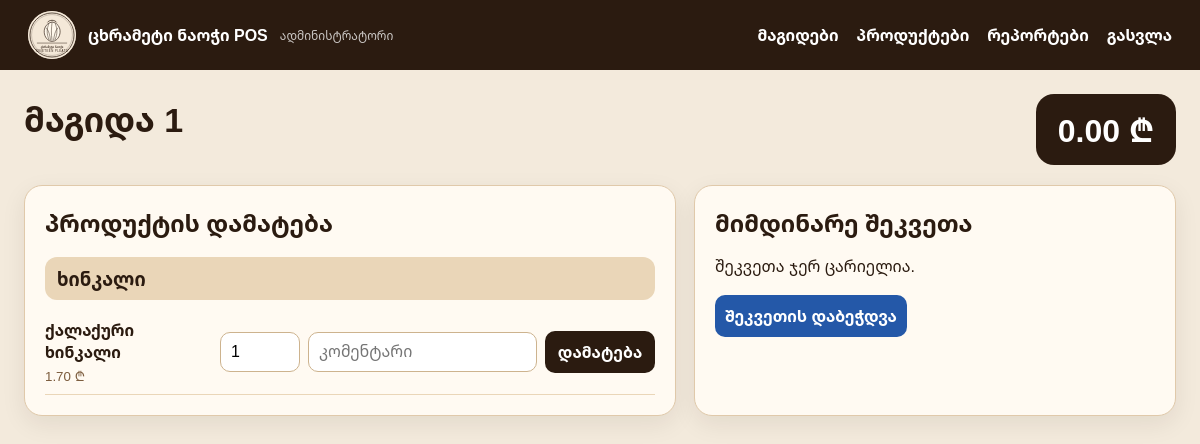
The page /?page=table&id=1 (signed in) on the database its author committed.
### tables this page shows
CREATE TABLE IF NOT EXISTS restaurant_tables (
  id INT AUTO_INCREMENT PRIMARY KEY,
  name VARCHAR(50) NOT NULL,
  status ENUM('free','occupied') NOT NULL DEFAULT 'free',
  created_at TIMESTAMP DEFAULT CURRENT_TIMESTAMP
);

CREATE TABLE IF NOT EXISTS products (
  id INT AUTO_INCREMENT PRIMARY KEY,
  category_id INT NULL,
  name VARCHAR(150) NOT NULL,
  price DECIMAL(10,2) NOT NULL DEFAULT 0.00,
  is_active TINYINT(1) NOT NULL DEFAULT 1,
  created_at TIMESTAMP DEFAULT CURRENT_TIMESTAMP,
  updated_at TIMESTAMP NULL DEFAULT NULL ON UPDATE CURRENT_TIMESTAMP,
  UNIQUE KEY uniq_product_name (name),
  CONSTRAINT fk_products_category FOREIGN KEY (category_id) REFERENCES categories(id) ON DELETE SET NULL
);

CREATE TABLE IF NOT EXISTS categories (
  id INT AUTO_INCREMENT PRIMARY KEY,
  name VARCHAR(100) NOT NULL,
  is_active TINYINT(1) NOT NULL DEFAULT 1,
  created_at TIMESTAMP DEFAULT CURRENT_TIMESTAMP,
  UNIQUE KEY uniq_category_name (name)
);

### public/index.php (called while the page is built)
<?php
require __DIR__ . '/pos.php';

### public/pos.php (the view, shortened to what this page needs)
<?php
function load_env(): array
{
    $path = __DIR__ . '/../.env';
    if (!file_exists($path)) $path = __DIR__ . '/../.env.example';
    $env = [];
    if (file_exists($path)) {
        foreach (file($path, FILE_IGNORE_NEW_LINES | FILE_SKIP_EMPTY_LINES) as $line) {
            $line = trim($line);
            if ($line === '' || str_starts_with($line, '#') || !str_contains($line, '=')) continue;
            [$key, $value] = explode('=', $line, 2);
            $env[trim($key)] = trim(trim($value), "\"'");
        }
    }
    return $env;
}
$env = load_env();
function envv(string $key, $default = null) { global $env; return $env[$key] ?? $default; }
function h($v): string { return htmlspecialchars((string)$v, ENT_QUOTES, 'UTF-8'); }
function money($v): string { return number_format((float)$v, 2) . ' ₾'; }
function db(): PDO
{
    static $pdo = null;
    if ($pdo) return $pdo;
    $dsn = 'mysql:host=' . envv('DB_HOST','127.0.0.1') . ';port=' . envv('DB_PORT','3306') . ';dbname=' . envv('DB_DATABASE','nineteen_pleats') . ';charset=utf8mb4';
    $pdo = new PDO($dsn, envv('DB_USERNAME','root'), envv('DB_PASSWORD',''), [PDO::ATTR_ERRMODE=>PDO::ERRMODE_EXCEPTION, PDO::ATTR_DEFAULT_FETCH_MODE=>PDO::FETCH_ASSOC]);
    return $pdo;
}
function user(): ?array { return $_SESSION['user'] ?? null; }
function is_logged_in(): bool { return user() !== null; }
function is_admin(): bool { return (user()['role'] ?? '') === 'admin'; }
function current_open_order(int $tableId): ?array
{
    $stmt = db()->prepare('SELECT * FROM orders WHERE table_id=? AND status="open" ORDER BY id DESC LIMIT 1');
    $stmt->execute([$tableId]);
    $row = $stmt->fetch();
    return $row ?: null;
}
function layout_header(string $title): void
{
    echo '<!doctype html><html lang="ka"><head><meta charset="utf-8"><meta name="viewport" content="width=device-width, initial-scale=1"><title>'.h($title).'</title><link rel="stylesheet" href="assets/app.css"></head><body>';
    if (is_logged_in()) {
        $role = is_admin() ? 'ადმინისტრატორი' : 'მოლარე';
        echo '<header class="top"><div class="brand"><img src="assets/logo.svg" alt="logo"><strong>ცხრამეტი ნაოჭი POS</strong><small>'.h($role).'</small></div><nav><a href="?page=tables">მაგიდები</a>';
        if (is_admin()) echo '<a href="?page=products">პროდუქტები</a><a href="?page=reports">რეპორტები</a>';
        echo '<a href="?page=logout">გასვლა</a></nav></header>';
    }
    echo '<main class="wrap">';
}
function layout_footer(): void { echo '</main></body></html>'; }
$page = $_GET['page'] ?? 'tables';
if ($page === 'table') {
    $tableId = (int)($_GET['id'] ?? 0); $stmt = db()->prepare('SELECT * FROM restaurant_tables WHERE id=?'); $stmt->execute([$tableId]); $table = $stmt->fetch(); if (!$table) redirect_to('tables');
    $order = current_open_order($tableId); $items = $order ? order_items((int)$order['id']) : []; $total = $order ? order_total((int)$order['id']) : 0;
    $products = db()->query('SELECT p.*, c.name category_name FROM products p LEFT JOIN categories c ON c.id=p.category_id WHERE p.is_active=1 ORDER BY c.name, p.name')->fetchAll();
    layout_header($table['name']);
    echo '<div class="table-head"><h1>'.h($table['name']).'</h1><div class="big-total">'.money($total).'</div></div><section class="pos-layout"><div class="card"><h2>პროდუქტის დამატება</h2>';
    $currentCat = '';
    foreach ($products as $product) { if ($currentCat !== $product['category_name']) { $currentCat = $product['category_name']; echo '<h3 class="cat">'.h($currentCat ?: 'სხვა').'</h3>'; } echo '<form class="product-row" method="post"><input type="hidden" name="action" value="add_item"><input type="hidden" name="table_id" value="'.$tableId.'"><input type="hidden" name="product_id" value="'.(int)$product['id'].'"><div><strong>'.h($product['name']).'</strong><small>'.money($product['price']).'</small></div><input name="quantity" type="number" min="1" value="1"><input name="comment" placeholder="კომენტარი"><button>დამატება</button></form>'; }
    echo '</div><div class="card"><h2>მიმდინარე შეკვეთა</h2>'; if (!$items) echo '<p>შეკვეთა ჯერ ცარიელია.</p>';
    echo '<div class="actions"><form method="post"><input type="hidden" name="action" value="send_order"><input type="hidden" name="table_id" value="'.$tableId.'"><button class="primary">შეკვეთის დაბეჭდვა</button></form></div>';
    echo '</div></section>'; layout_footer(); exit;
}

### public/assets/app.css (style rules this page uses)
* { box-sizing:border-box }
body { margin:0;font-family:Arial,'Noto Sans Georgian',sans-serif;background:#f3eadc;color:#2b1b10 }
.top { min-height:70px;background:#2b1b10;color:#fff;display:flex;align-items:center;justify-content:space-between;padding:8px 28px;position:sticky;top:0;z-index:10 }
.brand { display:flex;align-items:center;gap:12px }
.brand img { width:48px;height:48px;border-radius:50%;background:#f4e8d8 }
.brand strong { display:block }
.brand small { display:block;opacity:.75;font-size:12px }
.top a { color:#fff;text-decoration:none;margin-left:18px;font-weight:700 }
.wrap { max-width:1280px;margin:0 auto;padding:24px }
.card { background:#fffaf2;border:1px solid #e0c9aa;border-radius:18px;padding:20px;box-shadow:0 8px 24px rgba(43,27,16,.08) }
h1 { font-size:34px;margin:0 0 22px }
h2 { margin:0 0 16px }
.table-head { display:flex;justify-content:space-between;align-items:center;margin-bottom:20px }
.big-total { font-size:32px;font-weight:900;background:#2b1b10;color:#fff;border-radius:18px;padding:14px 22px }
.pos-layout { display:grid;grid-template-columns:1.15fr .85fr;gap:18px }
.cat { background:#ead6b8;border-radius:12px;padding:9px 12px;margin:18px 0 10px }
.product-row { display:grid;grid-template-columns:1fr 80px 1fr 110px;gap:8px;align-items:center;border-bottom:1px solid #ead6b8;padding:9px 0 }
.product-row small { display:block;color:#7c5c3d;margin-top:4px }
input,select,button { font:inherit;border-radius:10px;border:1px solid #cdb38e;padding:10px;background:#fff }
button { background:#2b1b10;color:#fff;border:0;font-weight:800;cursor:pointer }
button.primary { background:#2458a8 }
.actions { margin-top:18px }

### rows shown on the page
restaurant_tables: name "მაგიდა 1"
products: category.name "ხინკალი", name "ქალაქური ხინკალი", price "1.70 ₾"

### other values the page prints
$role "ადმინისტრატორი"
money($total) "0.00 ₾"
